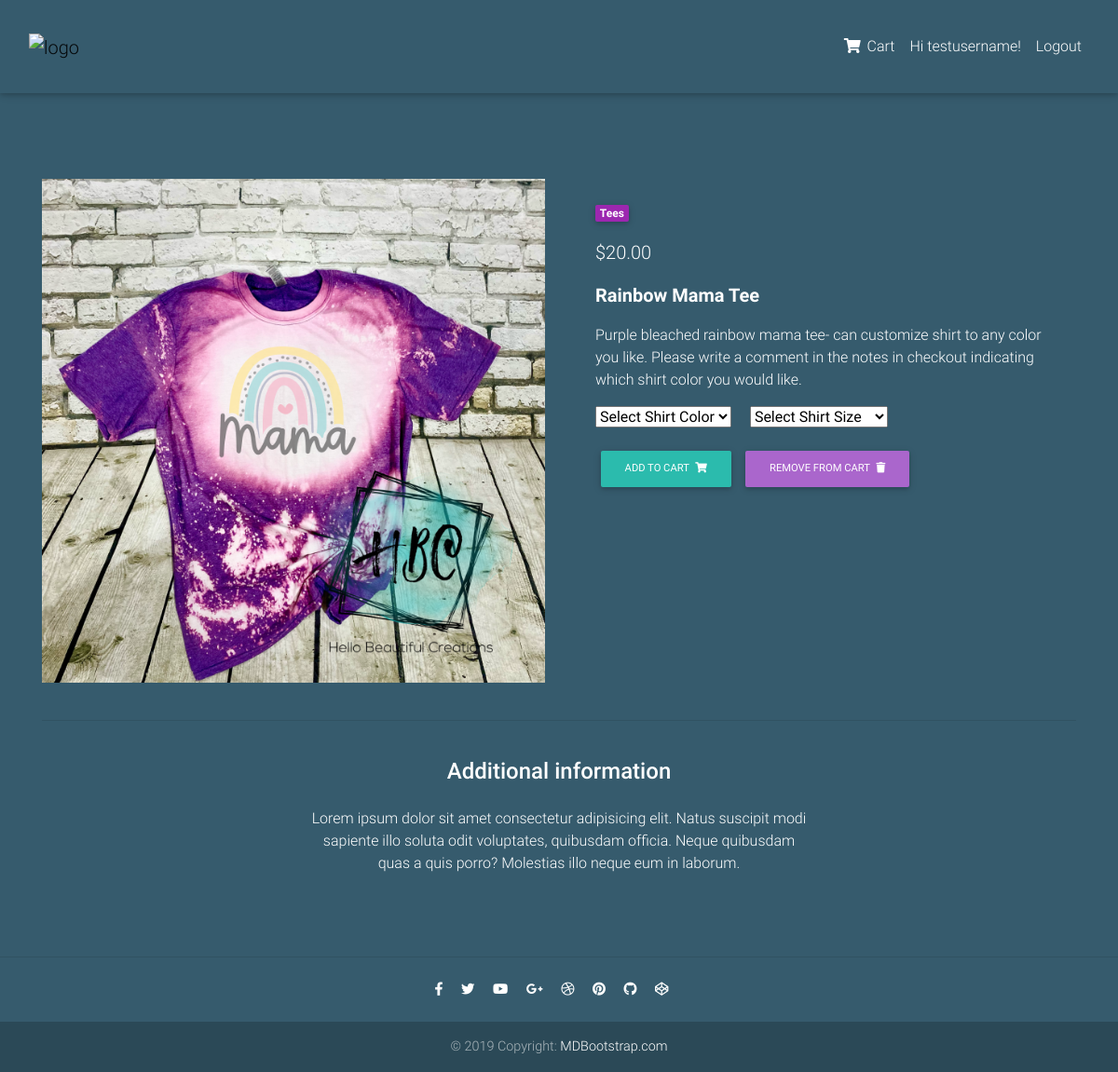
/product/1/ (signed in), run on the app's committed database.
### hbc_app/models.py (models this page shows, shortened)
class Item(models.Model):
    item_name = models.CharField(max_length= 100)
    price = models.FloatField()
    discount_price = models.FloatField(blank= True, null= True)
    category = models.CharField(choices= CATEGORY, max_length= 3)
    image = models.ImageField(null= True, blank= True)
    description = models.TextField()
    shirt_color = models.CharField(max_length= 50, choices=CHOICES, null= True, blank=True)
    created_at = models.DateTimeField(auto_now_add=True)
    updated_at = models.DateTimeField(auto_now=True)
    def get_add_to_cart_url(self):
        return reverse("hbc_app:add-to-cart", kwargs={
            "pk": self.pk
        })
    def get_remove_from_cart_url(self):
        return reverse("hbc_app:remove-from-cart", kwargs={
            "pk": self.pk
        })

### hbc_app/views.py (the view)
# urls.py: path('product/<pk>/', ProductView.as_view(), name= 'product'),
class ProductView(DetailView):
    model= Item
    template_name= "product.html"

### hbc_app/templatetags/cart_template_tags.py (called while the page is built)
@register.filter
def cart_item_count(user):
    if user.is_authenticated:
        qs = Order.objects.filter(user=user, ordered=False)
        if qs.exists():
            return qs[0].items.count()
    return 0

### hbc_app/templates/product.html (shortened to what this page needs)
{% extends 'base.html' %}
{% block content %}
    <main class="mt-5 pt-4">
        <div class="container white-text mt-5">
        <div class="row wow fadeIn">
            <div class="col-md-6 mb-4">
            <img src="{{ item.image.url }}" class="img-fluid" alt="">
            </div>
            <div class="col-md-6 mb-4">
            <div class="p-4">
                <div class="mb-3">
                <a href="">
                    <span class="badge purple mr-1">{{ object.get_category_display }}</span>
                </a>
                </div>
                <p class="lead">
                {% if object.discount_price %}
                <span class="mr-1">
                <del>${{ object.price|floatformat:2 }}</del>
                </span>
                <span>${{ object.discount_price }}</span>
                {% else %}
                <span>${{ item.price|floatformat:2 }}</span>
                {% endif %}
                </p>
                <p class="lead font-weight-bold">{{ object.item_name }}</p>
                <p>{{ object.description }}</p>
                <div class="form-group">
                    <select name="shirt_color_dropdown" class="form-select" aria-label= "Default select example">
                        <option value="-1">Select Shirt Color</option>
                    </select>
                    <select name="size" class="form-select ml-3" aria-label= "Default select example">
                        <option value="-1">Select Shirt Size</option>
                    </select>
                </div>
                <div class="mt-4">
                    <a href="{{ object.get_add_to_cart_url }}" class="btn btn-default btn-md my-0 p" >Add to cart
                        <i class="fas fa-shopping-cart ml-1"></i>
                    </a>
                    <a href="{{ object.get_remove_from_cart_url }}" class="btn btn-secondary btn-md my-0 p" >Remove From cart
                        <i class="fas fa-trash ml-1"></i>
                    </a>
                </div>
            </div>
            </div>
        </div>
        <hr>
        <div class="row d-flex justify-content-center wow fadeIn">
            <div class="col-md-6 text-center">
            <h4 class="my-4 h4">Additional information</h4>
            <p>Lorem ipsum dolor sit amet consectetur adipisicing elit. Natus suscipit modi sapiente illo soluta odit
                voluptates,
                quibusdam officia. Neque quibusdam quas a quis porro? Molestias illo neque eum in laborum.</p>
            </div>
        </div>
        <div class="row wow fadeIn">
            <div class="col-lg-4 col-md-12 mb-4">
            </div>
            <div class="col-lg-4 col-md-6 mb-4">
            </div>
            <div class="col-lg-4 col-md-6 mb-4">
            </div>
        </div>
        </div>
    </main>
{% endblock content %}

### hbc_app/templates/base.html (shortened to what this page needs)
{% load static %}
{% load cart_template_tags %}
<!DOCTYPE html>
<html lang="en">
<head>
    <link rel="stylesheet" href="https://use.fontawesome.com/releases/v5.11.2/css/all.css">
    <link href="{% static 'css/bootstrap.min.css' %}" rel="stylesheet">
    <link href="{% static 'css/mdb.min.css' %}" rel="stylesheet">
    <link href=" {% static 'css/style.min.css' %}" rel="stylesheet">
    </head>
    <body style="background-color: #365B6D;">
    <nav class="navbar navbar-custom fixed-top navbar-expand-md navbar-light scrolling-navbar " style="background-color: #365B6D;">
        <div class="container-fluid navbar-custom" style="background-color: #365B6D;">
        <a class="navbar-brand waves-effect" href="/">
            <img src="../static/img/logos/large_white_transparent_logo.png" alt="logo" width="100" height="100">
        </a>
        <div class="collapse navbar-collapse" id="navbarSupportedContent">
            <ul class="navbar-nav nav-flex-icons">
                {% if user.is_authenticated %}
                <li class="nav-item">
                    <a class="nav-link waves-effect" href="{% url 'hbc_app:order-summary' %}">
                    <i class="fas fa-shopping-cart text-white"></i>
                    <span class="clearfix d-none d-sm-inline-block text-white"> Cart </span>
                    </a>
                </li>
                <li class="nav-item">
                    <a class="nav-link waves-effect text-white">
                    Hi {{ user.username }}!
                    </a>
                </li>
                    <a class="nav-link waves-effect text-white" href="{% url 'account_logout' %}"> Logout</a>
                {% else %}
                </li class="nav-item">
                    <a class="nav-link waves-effect text-white" href="{% url 'account_login' %}"> Login</a>
                </li>
                {% endif %}
            </ul>
        </div>
        </div>
    </nav>
    <div class="mt-5 pt-4">
    </div>
    {% block content %}
    {% endblock content %}
    {% include "footer.html" %}
</body>
</html>

### hbc_app/templates/base.html (style rules this page uses)
html, body, header, .carousel { height: 60vh; }
.navbar-custom { height: 100px; }

### data on the page
Item: image (picture), category "Tees", price "20.00", item_name "Rainbow Mama Tee", description "Purple bleached rainbow mama tee- can customize shirt to any color you like. Please write a comment in the notes in checkout indicating which shirt color you would like."

### other printed values
{{ user.username }} "testusername"
